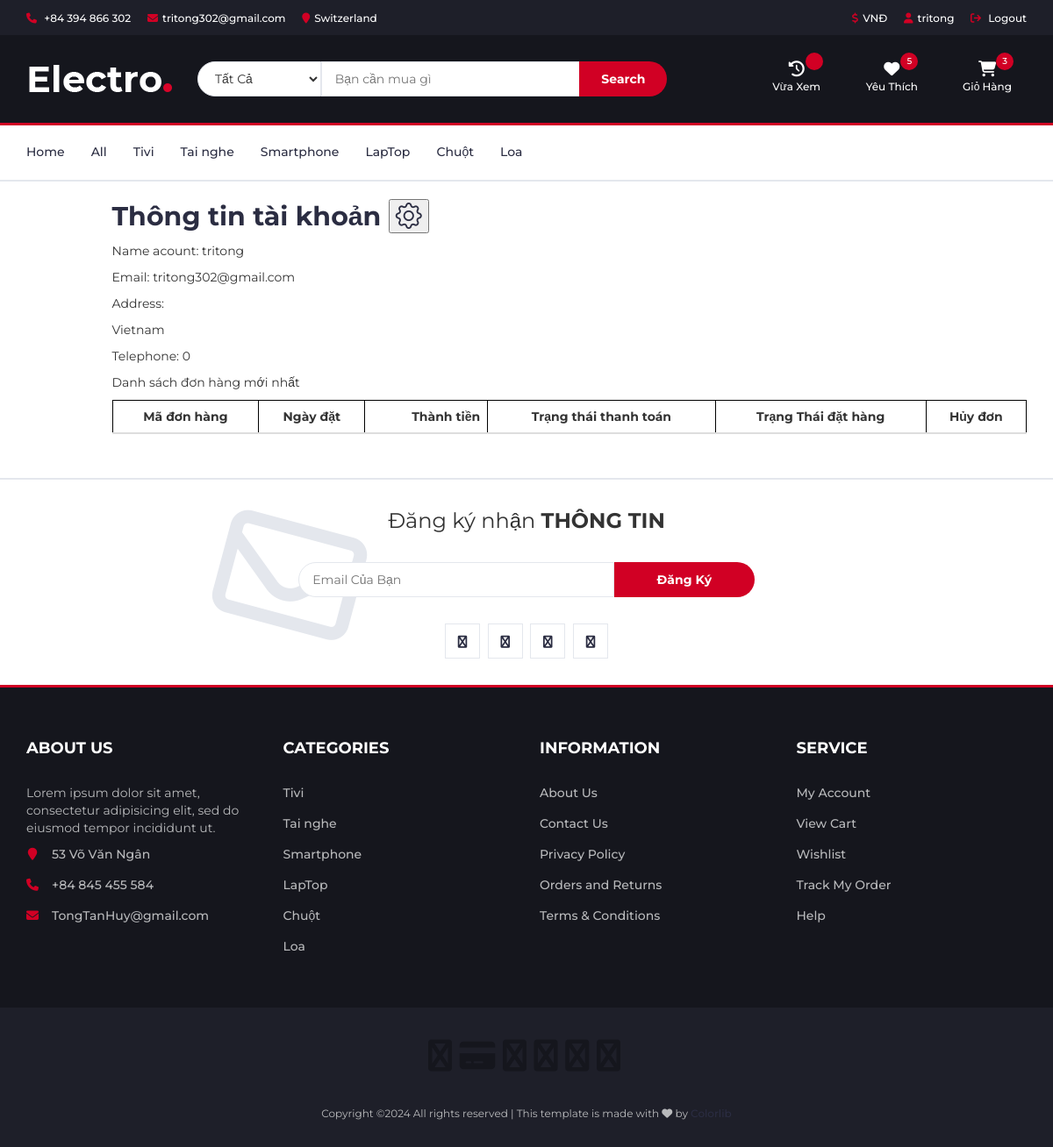
The app's page /myorder.php (signed in) with its own data.
### tables this page shows
CREATE TABLE `protypes` (
  `type_id` int(11) NOT NULL,
  `type_name` varchar(100) NOT NULL,
  `product_type_id` int(11) NOT NULL
);

CREATE TABLE `user` (
  `user_id` int(11) NOT NULL,
  `username` varchar(50) NOT NULL,
  `password` varchar(250) NOT NULL,
  `email` varchar(200) DEFAULT NULL,
  `telephone` int(11) DEFAULT NULL,
  `address` varchar(255) DEFAULT NULL,
  `role_id` int(11) NOT NULL
);

### models/model.php (called while the page is built, shortened)
<?php
class Model
{
    public static $connection;
    public function __construct()
    {
        if (!self::$connection) {
            self::$connection = new mysqli(DB_HOST, DB_USER, DB_PASSWORD, DB_NAME,PORT);
            self::$connection->set_charset(DB_CHARSET);
        }
        return self::$connection;
    }
    public function select($sql)
    {
        $sql->execute();
        $items = $sql->get_result()->fetch_all(MYSQLI_ASSOC);
        return $items;
    }
}
?>

### models/productsModel.php (called while the page is built, shortened)
<?php
class Products extends Model
{
    public function countwish($user_id)
    {
        $sql = parent::$connection->prepare(' SELECT COUNT(*) AS countWish FROM `products_user` WHERE user_id =?');
        $sql->bind_param('i', $user_id);
        return parent::select($sql)[0];
    }
    public function countCart($user_id)
    {
        $sql = parent::$connection->prepare(' SELECT COUNT(*) AS countCart FROM `product_user_cart` WHERE user_id =?');
        $sql->bind_param('i', $user_id);
        return parent::select($sql)[0];
    }
}
?>

### models/protypesModel.php (called while the page is built, shortened)
<?php
class Protypes extends Model
{
    public function getAllProtypes()
    {
        $sql = self::$connection->prepare("SELECT * FROM protypes ORDER BY type_id");
        $sql->execute();
        $items = $sql->get_result()->fetch_all(MYSQLI_ASSOC);
        return $items;
    }
}
?>

### models/userModel.php (called while the page is built, shortened)
<?php
class User extends Model
{
    public function getAllUserByID($id)
    {
        $sql = self::$connection->prepare("SELECT * FROM user WHERE `user_id`=? ORDER BY user_id DESC ");
        $sql->bind_param("i", $id);
        $sql->execute();
        $items = $sql->get_result()->fetch_all(MYSQLI_ASSOC);
        return $items;
    }
}
?>

### myorder.php (the view, shortened to what this page needs)
<?php
require("models/model.php");
require("models/productsModel.php");
require("models/protypesModel.php");
require("models/manufactures.php");
require("models/userModel.php");
$Products = new Products;
$user = new User;
$Protypes = new Protypes;
$getAllProtypes = $Protypes->getAllProtypes();
?>
<?php include("header.php"); ?>
<form action="order.php" method="post">
	<main class="">
		<div class="layout-info-account">
			<br>
			<div class="container">
				<div class="row">
					<div class="col-xs-12 col-sm-1 sidebar-account">
					</div>
					<div class="col-xs-12 col-sm-11">
						<div class="row">
							<div class="col-xs-12" id="customer_sidebar">
								<h2 class="title-detail">Thông tin tài khoản <button type="button" id="openModalBtn"><i class="bi bi-gear"></i></button></h2>
								<p class="name_account">Name acount: <?php echo $_SESSION['username'] ?></p>
								<p class="email ">Email:
									<?php echo $user->getAllUserByID($_SESSION['user']['user_id'])[0]['email'] ?></p>
								<div class="address ">
									<p>Address:
									</p>
									<p> Vietnam</p>
									<p>Telephone:
										<?php echo $user->getAllUserByID($_SESSION['user']['user_id'])[0]['telephone'] ?>
									</p>
								</div>
							</div>
							<div class="col-xs-12" id="customer_orders">
								<div class="customer-table-wrap">
									<div class="customer_order customer-table-bg">
										<p class="title-detail">
											Danh sách đơn hàng mới nhất
										</p>
										<div class="table-responsive">
											<table class="table">
												<thead>
													<tr>
														<th class="order_number text-center">Mã đơn hàng</th>
														<th class="date text-center">Ngày đặt</th>
														<th class="total text-right">Thành tiền</th>
														<th class="payment_status text-center">Trạng thái thanh toán
														</th>
														<th class="fulfillment_status text-center">Trạng Thái đặt hàng
														</th>
														<th class="fulfillment_status text-center">Hủy đơn </th>
													</tr>
												</thead>
											</table>
										</div>
									</div>
								</div>
							</div>
						</div>
					</div>
				</div>
			</div>
		</div>
	</main>
</form>
<?php include("footer.php"); ?>
</body>
</html>

### header.php (shortened to what this page needs)
<?php
if (isset($_SESSION['user']['user_id'])) {
	$userId = $_SESSION['user']['user_id'];
	$kqWish = $Products->countwish($userId);
	$kqCart = $Products->countCart($userId);
	$kq = $kqWish["countWish"];
	$kq1 = $kqCart["countCart"];
} else {
	$kq = 0;
	$kq1 = 0;
}
$Protypes = new Protypes;
$getAllProtypes = $Protypes->getAllProtypes();
?>
<!DOCTYPE html>
<html lang="en">
<head>
	<link rel="stylesheet" href="https://cdn.jsdelivr.net/npm/bootstrap-icons@1.10.2/font/bootstrap-icons.css">
	<link type="text/css" rel="stylesheet" href="css/bootstrap.min.css" />
	<link type="text/css" rel="stylesheet" href="css/slick.css" />
	<link type="text/css" rel="stylesheet" href="css/slick-theme.css" />
	<link type="text/css" rel="stylesheet" href="css/nouislider.min.css" />
	<link rel="stylesheet" href="css/font-awesome.min.css">
	<link rel="stylesheet" href="https://cdnjs.cloudflare.com/ajax/libs/font-awesome/6.4.2/css/all.min.css">
	<link type="text/css" rel="stylesheet" href="css/style.css" />
</head>
<body>
	<header>
		<div id="top-header">
		<div class="container">
    <ul class="header-links pull-left">
        <li><a href="#"><i class="fa fa-phone"></i> +84 394 866 302 </a></li>
        <li><a href="#"><i class="fa fa-envelope-o"></i>tritong302@gmail.com</a></li>
        <li><a href="#"><i class="fa fa-map-marker"></i>Switzerland</a></li>
    </ul>
    <ul class="header-links pull-right">
					<li><a href="#"><i class="fa fa-dollar"></i>VNĐ</a></li>
					<?php if (!isset($_SESSION['username'])): ?>
					<li><a href="./login/logintem.php"><i class="fa fa-user-o"></i>My Account</a></li>
					<?php else: ?>
					<li><a href="myorder.php"><i class="fa fa-user-o"></i><?= $_SESSION['username'] ?></a></li>
					<li><a onclick="return confirm('Bạn có muốn đăng xuất không?')" href="./login/logout.php"><i
								class="fa fa-sign-out"></i> Logout</a></li>
					<?php endif; ?>
				</ul>
</div>
		</div>
		<div id="header">
			<div class="container">
				<div class="row">
					<div class="col-md-2">
						<div class="header-logo">
							<a href="index.php" class="logo">
								<img src="./img/logo.png" alt="">
							</a>
						</div>
					</div>
					<div class="col-md-6">
						<div class="header-search">
							<form action="store.php" method="get">
								<select class="input-select" name="prototype">
									<option value="0">Tất Cả</option>
								</select>
								<input class="input" name="keyword" placeholder="Bạn cần mua gì">
								<button type="submit" class="search-btn">Search</button>
							</form>
						</div>
					</div>
					<div class="col-md-4 clearfix">
						<div class="header-ctn">
							<div>
								<a href="recently_viewed.php">
								<i class="fa-solid fa-clock-rotate-left" style="color: #ffffff;"></i>
									<span>Vừa Xem</span>
									<div class="qty"><?php echo $viewedProductCount ?></div>
								</a>
							</div>
							<div>
								<a href="yourwishlist.php">
									<i class="fa fa-heart-o"></i>
									<span>Yêu Thích</span>
									<div class="qty"><?php echo $kq ?> </div>
								</a>
							</div>
							<div class="dropdown">
								<a class="dropdown-toggle" data-toggle="dropdown" aria-expanded="true">
									<i class="fa fa-shopping-cart"></i>
									<span>Giỏ Hàng</span>
									<div class="qty"><?php echo $kq1 ?></div>
								</a>
						</div>
					</div>
				</div>
			</div>
		</div>
	</header>
	<nav id="navigation">
		<div class="container">
			<div id="responsive-nav">
				<ul class="main-nav nav navbar-nav">
					<li><a href="index.php">Home</a></li>
					<li><a href="all.php?page=1">All</a></li>
					<?php foreach ($getAllProtypes as $value): ?>
					<li><a href="store_menu.php?typeid=<?php echo $value['type_id'] ?>"><?php echo $value['type_name'] ?></a></li>
					<?php endforeach; ?>
				</ul>
			</div>
		</div>
	</nav>

### footer.php (shortened to what this page needs)
<?php
require("models/email.php");
?>
<div id="newsletter" class="section">
	<div class="container">
		<div class="row">
			<div class="col-md-12">
                <div class="newsletter">
					<p>Đăng ký nhận <strong>THÔNG TIN</strong></p>
					<form id="myForm"  method="POST">
						<input class="input" type="email" name="name_email" placeholder="Email Của Bạn">
						<button class="newsletter-btn" type="submit">Đăng Ký</button>
					</form>
					<ul class="newsletter-follow">
						<li>
							<a href="#"><i class="fa fa-facebook"></i></a>
						</li>
						<li>
							<a href="#"><i class="fa fa-twitter"></i></a>
						</li>
						<li>
							<a href="#"><i class="fa fa-instagram"></i></a>
						</li>
						<li>
							<a href="#"><i class="fa fa-pinterest"></i></a>
						</li>
					</ul>
				</div>
			</div>
		</div>
	</div>
</div>
<footer id="footer">
	<div class="section">
		<div class="container">
			<div class="row">
				<div class="col-md-3 col-xs-6">
					<div class="footer">
						<h3 class="footer-title">About Us</h3>
						<p>Lorem ipsum dolor sit amet, consectetur adipisicing elit, sed do eiusmod tempor incididunt ut.</p>
						<ul class="footer-links">
							<li><a href="#"><i class="fa fa-map-marker"></i>53 Võ Văn Ngân</a></li>
							<li><a href="#"><i class="fa fa-phone"></i>+84 845 455 584</a></li>
							<li><a href="#"><i class="fa fa-envelope-o"></i>TongTanHuy@gmail.com</a></li>
						</ul>
					</div>
				</div>
				<div class="col-md-3 col-xs-6">
					<div class="footer">
						<h3 class="footer-title">Categories</h3>
						<ul class="footer-links">
							<?php foreach ($getAllProtypes as $value) : ?>
								<li><a href="store_menu.php?typeid=<?php echo $value['type_id'] ?>"><?php echo $value['type_name']; ?></a></li>
							<?php endforeach; ?>
						</ul>
					</div>
				</div>
				<div class="col-md-3 col-xs-6">
					<div class="footer">
						<h3 class="footer-title">Information</h3>
						<ul class="footer-links">
							<li><a href="#">About Us</a></li>
							<li><a href="#">Contact Us</a></li>
							<li><a href="#">Privacy Policy</a></li>
							<li><a href="#">Orders and Returns</a></li>
							<li><a href="#">Terms & Conditions</a></li>
						</ul>
					</div>
				</div>
				<div class="col-md-3 col-xs-6">
					<div class="footer">
						<h3 class="footer-title">Service</h3>
						<ul class="footer-links">
							<li><a href="#">My Account</a></li>
							<li><a href="blank.php">View Cart</a></li>
							<li><a href="#">Wishlist</a></li>
							<li><a href="#">Track My Order</a></li>
							<li><a href="#">Help</a></li>
						</ul>
					</div>
				</div>
			</div>
		</div>
	</div>
	<div id="bottom-footer" class="section">
		<div class="container">
			<div class="row">
				<div class="col-md-12 text-center">
					<ul class="footer-payments">
						<li><a href="#"><i class="fa fa-cc-visa"></i></a></li>
						<li><a href="#"><i class="fa fa-credit-card"></i></a></li>
						<li><a href="#"><i class="fa fa-cc-paypal"></i></a></li>
						<li><a href="#"><i class="fa fa-cc-mastercard"></i></a></li>
						<li><a href="#"><i class="fa fa-cc-discover"></i></a></li>
						<li><a href="#"><i class="fa fa-cc-amex"></i></a></li>
					</ul>
					<span class="copyright">
						Copyright &copy; All rights reserved | This template is made with <i class="fa fa-heart-o" aria-hidden="true"></i> by <a href="https://colorlib.com" target="_blank">Colorlib</a>
					</span>
				</div>
			</div>
		</div>
	</div>
</footer>

### css/style.css (style rules this page uses)
body { font-family: 'Montserrat', sans-serif; font-weight: 400; color: #333; }
h1, h2, h3, h4, h5, h6 { color: #2B2D42; font-weight: 700; margin: 0 0 10px; }
a { color: #2B2D42; font-weight: 500; -webkit-transition: 0.2s color; transition: 0.2s color; }
ul, ol { margin: 0; padding: 0; list-style: none }
.input { height: 40px; padding: 0px 15px; border: 1px solid #E4E7ED; background-color: #FFF; width: 100%; }
.input-select { padding: 0px 15px; background: #FFF; border: 1px solid #E4E7ED; height: 40px; }
.section { padding-top: 30px; padding-bottom: 30px; }
#top-header { padding-top: 10px; padding-bottom: 10px; background-color: #1E1F29; }
.header-links li { display: inline-block; margin-right: 15px; font-size: 12px; }
.header-links li:last-child { margin-right: 0px; }
.header-links li a { color: #FFF; }
.header-links li i { color: #D10024; margin-right: 5px; }
#header { padding-top: 15px; padding-bottom: 15px; background-color: #15161D; }
.header-logo { float: left; }
.header-logo .logo img { display: block; }
.header-search { padding: 15px 0px; }
.header-search form { position: relative; }
.header-search form .input-select { margin-right: -4px; border-radius: 40px 0px 0px 40px; }
.header-search form .input { width: calc(100% - 260px); margin-right: -4px; }
.header-search form .search-btn { height: 40px; width: 100px; background: #D10024; color: #FFF; font-weight: 700; border: none; border-radius: 0px 40px 40px 0px; }
.header-ctn { float: right; padding: 15px 0px; }
.header-ctn>div { display: inline-block; }
.header-ctn>div+div { margin-left: 15px; }
.header-ctn>div>a { display: block; position: relative; width: 90px; text-align: center; color: #FFF; }
.header-ctn>div>a>i { display: block; font-size: 18px; }
.header-ctn>div>a>span { font-size: 12px; }
.header-ctn>div>a>.qty { position: absolute; right: 15px; top: -10px; width: 20px; height: 20px; line-height: 20px; text-align: center; border-radius: 50%; font-size: 10px; color: #FFF; background-color: #D10024; }
#navigation { background: #FFF; border-bottom: 2px solid #E4E7ED; border-top: 3px solid #D10024; }
.main-nav>li+li { margin-left: 30px }
.main-nav>li>a { padding: 20px 0px; }
.main-nav>li>a:after { content: ""; display: block; width: 0%; height: 2px; background-color: #D10024; -webkit-transition: 0.2s all; transition: 0.2s all; }
#newsletter.section { border-top: 2px solid #E4E7ED; border-bottom: 3px solid #D10024; margin-top: 30px; }
.newsletter { text-align: center; }
.newsletter p { font-size: 24px; }
.newsletter form { position: relative; max-width: 520px; margin: 30px auto; }
.newsletter form:after { content: "\f003"; font-family: FontAwesome; position: absolute; font-size: 160px; color: #E4E7ED; top: 15px; -webkit-transform: translateY(-50%) rotate(15deg); -ms-transform: translateY(-50%) rotate(15deg); transform: translateY(-50%) rotate(15deg); z-index: -1; left: -90px; }
.newsletter form .input { width: calc(100% - 160px); margin-right: -4px; border-radius: 40px 0px 0px 40px; }
.newsletter form .newsletter-btn { width: 160px; height: 40px; font-weight: 700; background: #D10024; color: #FFF; border: none; border-radius: 0px 40px 40px 0px; }
.newsletter .newsletter-follow { text-align: center; }
.newsletter .newsletter-follow li { display: inline-block; margin-right: 5px; }
.newsletter .newsletter-follow li:last-child { margin-right: 0px; }
.newsletter .newsletter-follow li a { position: relative; display: block; width: 40px; height: 40px; text-align: center; line-height: 40px; border: 1px solid #E4E7ED; background-color: #FFF; -webkit-transition: 0.2s all; transition: 0.2s all; }
#footer { background: #15161D; color: #B9BABC; }
#bottom-footer { background: #1E1F29; }
.footer { margin: 30px 0px; }
.footer .footer-title { color: #FFF; text-transform: uppercase; font-size: 18px; margin: 0px 0px 30px; }
.footer-links li+li { margin-top: 15px; }
.footer-links li a { color: #B9BABC; }
.footer-links li i { margin-right: 15px; color: #D10024; width: 14px; text-align: center; }
.copyright { margin-top: 30px; display: block; font-size: 12px; }
.footer-payments li { display: inline-block; margin-right: 5px; }
.footer-payments li a { color: #15161D; font-size: 36px; display: block; }

### header.php (style rules this page uses)
table, th, td { border: 1px solid black; text-align: center; padding: 8px 20px; }

### records on screen
protypes: type_name "Tivi"
protypes: type_name "Tai nghe"
protypes: type_name "Smartphone"
protypes: type_name "LapTop"
protypes: type_name "Chuột"
protypes: type_name "Loa"
user: email "tritong302@gmail.com", telephone "0"

### other values on screen
$_SESSION['username'] "tritong"
$kq "5"
$kq1 "3"
